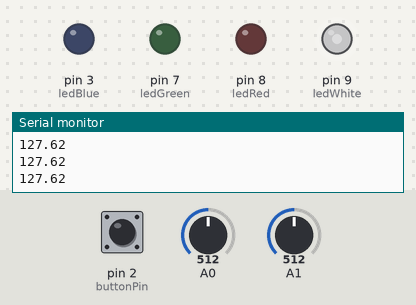
This sketch was run on a simulated Arduino Uno, built with avr-gcc and run on an emulated ATmega328P. Shown: output pins drawn as LEDs (lit = HIGH), the last lines printed to the serial monitor. Inputs (shaded band) come from the test bench; at power-on: A0 = 512, pin 2 (buttonPin) LOW, A1 = 512.

Above: at 1.2 s.
1.3 s: A0 set to 716
At 2.3 s:
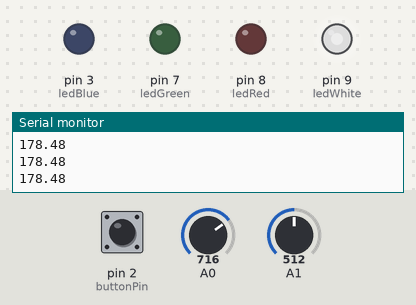
2.8 s: pin 2 (buttonPin) pulled HIGH for 0.15 s
At 2.88 s:
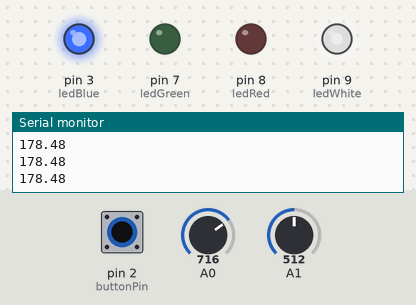
4.4 s: A0 set to 900
At 5.6 s:
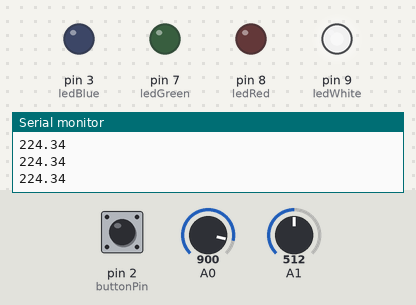
5.9 s: pin 2 (buttonPin) pulled HIGH for 1 s
At 6.7 s:
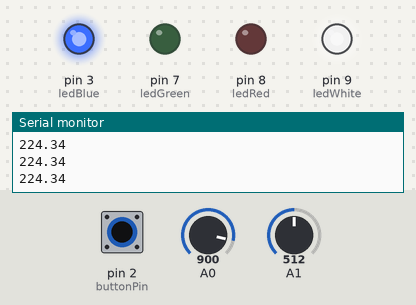
8.4 s: A0 set to 1023
At 8.8 s:
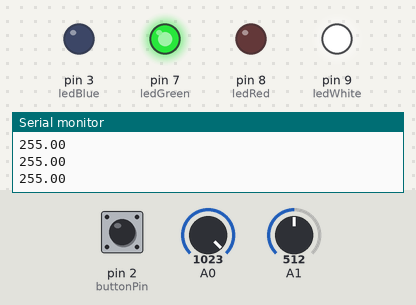
9.9 s: pin 2 (buttonPin) pulled HIGH for 0.15 s
At 9.97 s:
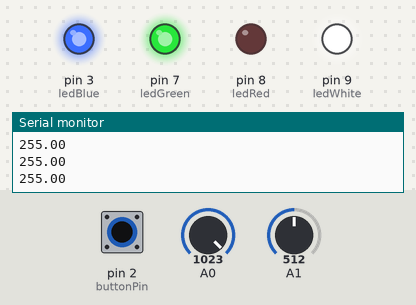
Timing chart, 0 to 12.5 s (numbered marks = the images above; inputs shaded):
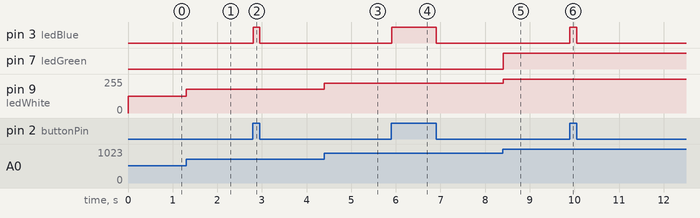

Measured:
- after the input at 1.3 s, pin 9 (ledWhite): 127/255 → 178/255 at once
- after the input at 2.8 s, pin 3 (ledBlue): LOW → HIGH at once, → LOW 0.15 s later
- after the input at 4.4 s, pin 9 (ledWhite): 178/255 → 224/255 at once
- after the input at 5.9 s, pin 3 (ledBlue): LOW → HIGH at once, → LOW 1.0 s later
- after the input at 8.4 s, pin 7 (ledGreen): LOW → HIGH at once; pin 9 (ledWhite): 224/255 → 255/255 at once
- after the input at 9.9 s, pin 3 (ledBlue): LOW → HIGH at once, → LOW 0.15 s later

The sketch:

PWN_and_BUTTON_Arduino.ino
```cpp
// the setup routine runs once when you press reset:

int ledGreen = 7;
int ledRed = 8;
int ledWhite = 9;
int buttonPin = 2;
int ledBlue = 3;

void setup() {
  // initialize serial communication at 9600 bits per second:
  pinMode(ledGreen,OUTPUT);
  pinMode(ledRed,OUTPUT);
  pinMode(ledWhite,OUTPUT);
  pinMode(ledBlue,OUTPUT);
  pinMode(buttonPin, INPUT);
  Serial.begin(9600);
}

// the loop routine runs over and over again forever:
void loop() {
  // read the input on analog pin 0:

  int sensorValue = analogRead(A0);
  int sensorValue1 = analogRead(A1);
  int buttonVal = digitalRead(buttonPin);

  if (buttonVal == HIGH) {
    digitalWrite(ledBlue, HIGH);
  } else {
    digitalWrite(ledBlue, LOW);
  }


  float volt = 5 * (float)sensorValue/1023 * 1000;
  float brightness = 255 * (float)sensorValue/1023;
  analogWrite(ledWhite, brightness);

  if(volt >= 4500){
    digitalWrite(ledRed, LOW);
  	digitalWrite(ledGreen, HIGH);
  }
  else if(volt <= 500){
    digitalWrite(ledGreen, LOW);
    digitalWrite(ledRed, HIGH);
  }
  else{
    digitalWrite(ledGreen, LOW);
    digitalWrite(ledRed, LOW);
  }

  volt/=1000;
  // print out the value you read:
  //Serial.println(volt);
  //Serial.println(sensorValue1);
  Serial.println(brightness);
  //delay(10);  // delay in between reads for stability
}
```
